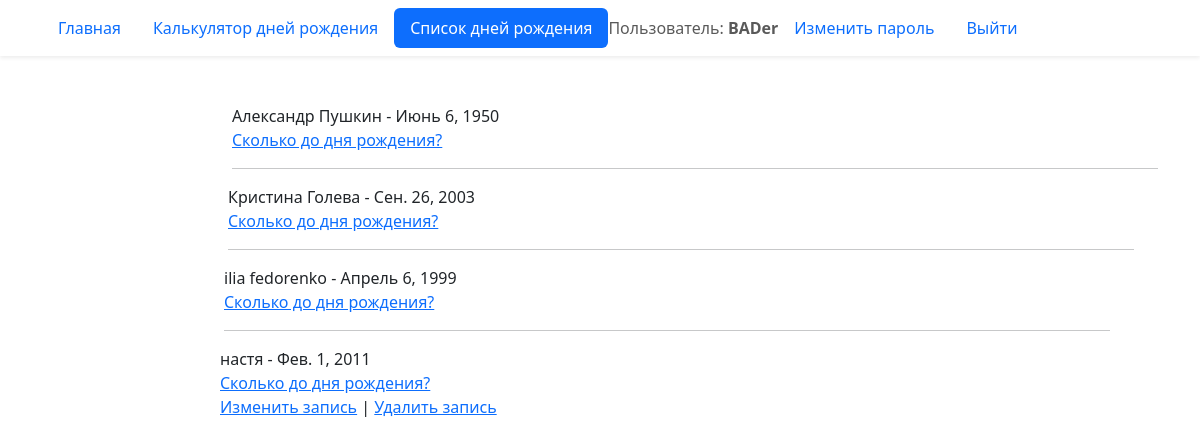
Screenshot of /birthday/list/ (signed in) with the database file from the repository.
### birthday/models.py (models this page shows, shortened)
class Birthday(models.Model):
    first_name = models.CharField('Имя', max_length=20)
    last_name = models.CharField(
        'Фамилия', max_length=20, help_text='Необязательное поле', blank=True
    )
    birthday = models.DateField('Дата рождения', validators=(real_age,))
    image = models.ImageField('Фото', upload_to='birthdays_images', blank=True)
    author = models.ForeignKey(
        User, verbose_name='Автор записи', on_delete=models.CASCADE, null=True
    )
    class Meta:
        constraints = (
             models.UniqueConstraint(
                fields=('first_name', 'last_name', 'birthday'),
                name='Unique person constraint',
                ),
            )

### birthday/views.py (the view)
# urls.py: path('list/', views.BirthdayListView.as_view(), name='list'),
class BirthdayListView(ListView):
    model = Birthday
    ordering = 'id'
    paginate_by = 10

### templates/birthday/birthday_list.html (shortened to what this page needs)
{% extends "base.html" %}
{% block content %}
  {% for birthday in page_obj %}
    <div class="row">
      <div class="col-2">
      </div>
      <div class="col-10">
        <div>
          {{ birthday.first_name }} {{ birthday.last_name }} - {{ birthday.birthday }}<br>
          <a href="{% url 'birthday:detail' birthday.id %}">Сколько до дня рождения?</a>
        </div>
        {% if birthday.author == user %}
  <div>
    <a href="{% url 'birthday:edit' birthday.id %}">Изменить запись</a> | <a href="{% url 'birthday:delete' birthday.id %}">Удалить запись</a>
  </div>
{% endif %}
      {% if not forloop.last %}
        <hr class="mt-3">
      {% endif %}
    </div>
  {% endfor %}
{% endblock %}

### templates/includes/header.html (shortened to what this page needs)
<header>
  <nav class="navbar shadow-sm">
    <div class="container">
      {% with request.resolver_match.view_name as view_name %}
        <ul class="nav nav-pills">
          <li class="nav-item">
            <a class="nav-link {% if view_name == 'pages:homepage' %} active {% endif %}"
              href="{% url 'pages:homepage' %}">
              Главная
            </a>
          </li>
          <li class="nav-item">
            <a class="nav-link {% if view_name == 'birthday:create' %} active {% endif %}"
              href="{% url 'birthday:create' %}">
              Калькулятор дней рождения
            </a>
          </li>
          <li class="nav-item">
            <a class="nav-link {% if view_name == 'birthday:list' %} active {% endif %}" href="{% url 'birthday:list' %}">
              Cписок дней рождения
            </a>
          </li>
          {% if user.is_authenticated %}
            <span class="navbar-text">Пользователь: <b>{{ user.username }}</b></span>
            <li class="nav-item">
              <a class="nav-link{% if view_name == 'password_change' %} active {% endif %}"
                href="{% url 'password_change' %}">Изменить пароль</a>
            </li>
            <li class="nav-item">
              <a class="nav-link" href="{% url 'logout' %}">Выйти</a>
            </li>
          {% endif %}
        </ul>
      {% endwith %}
    </div>
  </nav>
</header>

### rows the page displays
Birthday: first_name "Александр", last_name "Пушкин", birthday "Июнь 6, 1950"
Birthday: first_name "Кристина", last_name "Голева", birthday "Сен. 26, 2003"
Birthday: first_name "ilia", last_name "fedorenko", birthday "Апрель 6, 1999"
Birthday: first_name "настя", birthday "Фев. 1, 2011", shows "Изменить запись"

### other values shown
{{ user.username }} "BADer"
